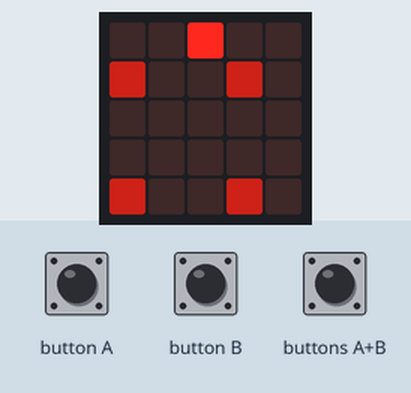
Simulated run of this program. Board: BBC micro:bit running MicroPython. On the bench: the board's 5×5 LED display. The inputs (shaded band) are chosen by the test bench. Random numbers come from a fixed seed.

Above: at 1.2 s.
1.3 s: button B pressed for 0.15 s
At 2.6 s:
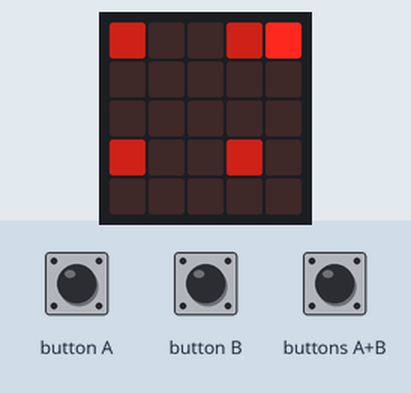
4.4 s: button A pressed for 3.2 s
At 8.8 s:
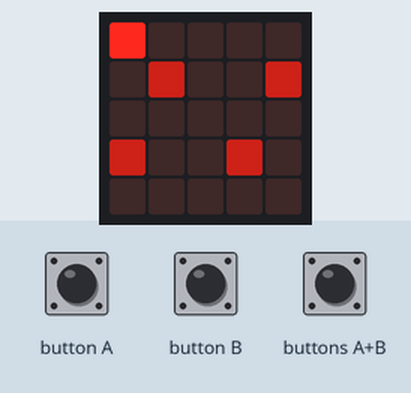
9.1 s: button B pressed for 3.2 s
At 12.9 s:
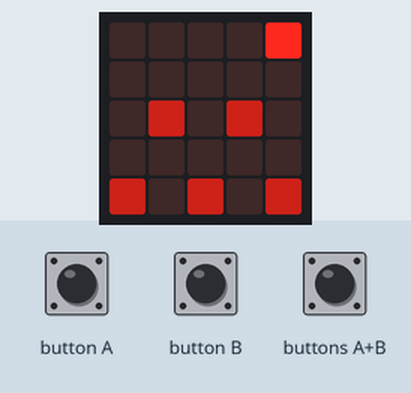
15.3 s: button A pressed for 0.15 s
At 16.9 s:
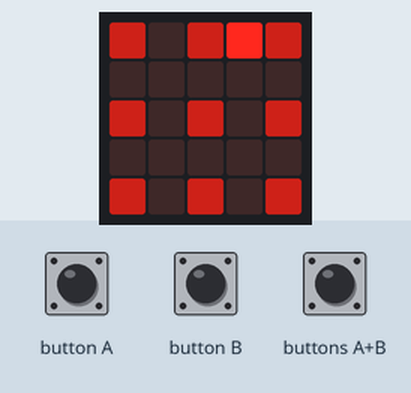
18.4 s: button A pressed for 1 s
At 21.0 s:
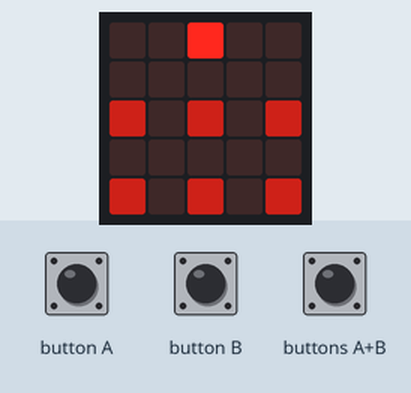
22.4 s: button A pressed for 0.15 s
At 22.46 s:
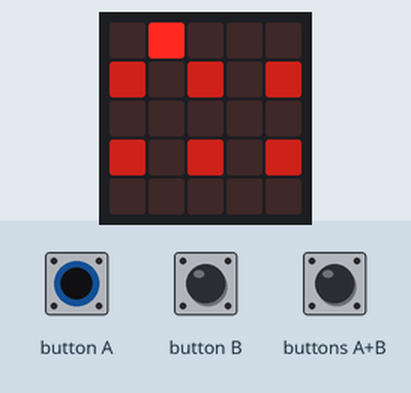
Timing chart, 0 to 25.4 s (numbered marks = the images above; inputs shaded):
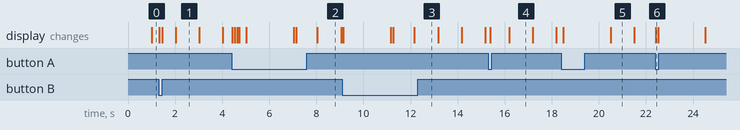

Measured:
- what the display in image 1 shows lasts 1.0 s, from 2.0 s to 3.0 s

The program:

descender.py
```python
# An old-skool scrolling game for the BBC microbit.
# You are in a spaceship decending to the surface of an unknown a planet. Use the buttons to manoeuvre left and
# right to avoid the accumulated space junk that is suspended in orbit around he planet.
# Your spaceship is the bright dot on the top line of the display. The the less bright dots are the space junk.

from microbit import *
import random


# Some constants
SCREEN_WIDTH = 5
SCREEN_HEIGHT = 5
SECONDS_PER_STEP = 1
POLLS_PER_SECOND = 10
SCENERY_LENGTH_IN_SCREENS = 5 # Tune this down to fit in RAM
NUM_OBSTACLES = 100


def make_obstacles(width, height, num):
    obstacles = set()
    possible_locations = set()
    for x in range(width):
        for y in range(3, height):
            possible_locations.add((x, y))

    for i in range(num):
        if not possible_locations:
            break

        x, y = random.choice(list(possible_locations))
        obstacles.add((x,y))

        possible_locations.remove((x, y))

        possible_locations.discard((x-1, y))
        possible_locations.discard((x-1, y-1))
        possible_locations.discard((x-1, y+1))
        possible_locations.discard((x, y-1))
        possible_locations.discard((x, y+1))
        possible_locations.discard((x+1, y))
        possible_locations.discard((x+1, y-1))
        possible_locations.discard((x+1, y+1))

    return obstacles


def make_scenery(width, height, num_obstacles):
    obstacles = make_obstacles(width, height, num_obstacles)

    scenery = Image(width, height)
    for x, y in obstacles:
        scenery.set_pixel(x, y, 4)

    return scenery


def move_ship(ship_x, ship_y):
    if button_a.is_pressed() and button_b.is_pressed():
        return ship_x, ship_y
    elif button_a.is_pressed():
        return max(0, ship_x - 1), ship_y
    elif button_b.is_pressed():
        return min(4, ship_x + 1), ship_y
    else:
        return ship_x, ship_y


def detect_collision(scenery, ship_x, ship_y):
    return scenery.get_pixel(ship_x, ship_y) > 0


def draw_screen(scenery, ship_x, ship_y):
    scene = scenery.crop(0, 0, SCREEN_WIDTH, SCREEN_HEIGHT).copy()
    scene.set_pixel(ship_x, ship_y, 9)
    display.show(scene)


def scroll_up(scenery):
    row_zero = [scenery.get_pixel(x, 0) for x in range(scenery.width())]
    scenery = scenery.shift_up(1)
    for x, v in enumerate(row_zero):
        scenery.set_pixel(x, scenery.height()-1, v)
    return scenery


while True:
    scenery = make_scenery(SCREEN_WIDTH,
                           SCREEN_HEIGHT * SCENERY_LENGTH_IN_SCREENS,
                           NUM_OBSTACLES)

    ship_x = SCREEN_WIDTH // 2
    ship_y = 0
    collision = False

    while not collision:
        scenery= scroll_up(scenery)
        collision = detect_collision(scenery, ship_x, ship_y)

        if collision:
            break

        for _ in range(SECONDS_PER_STEP * POLLS_PER_SECOND):
            ship_x, ship_y = move_ship(ship_x, ship_y)

            collision = detect_collision(scenery, ship_x, ship_y)
            if collision:
                break

            draw_screen(scenery, ship_x, ship_y)
            sleep(1000 / POLLS_PER_SECOND)

    display.show(Image.SKULL)
    sleep(2000)
```
